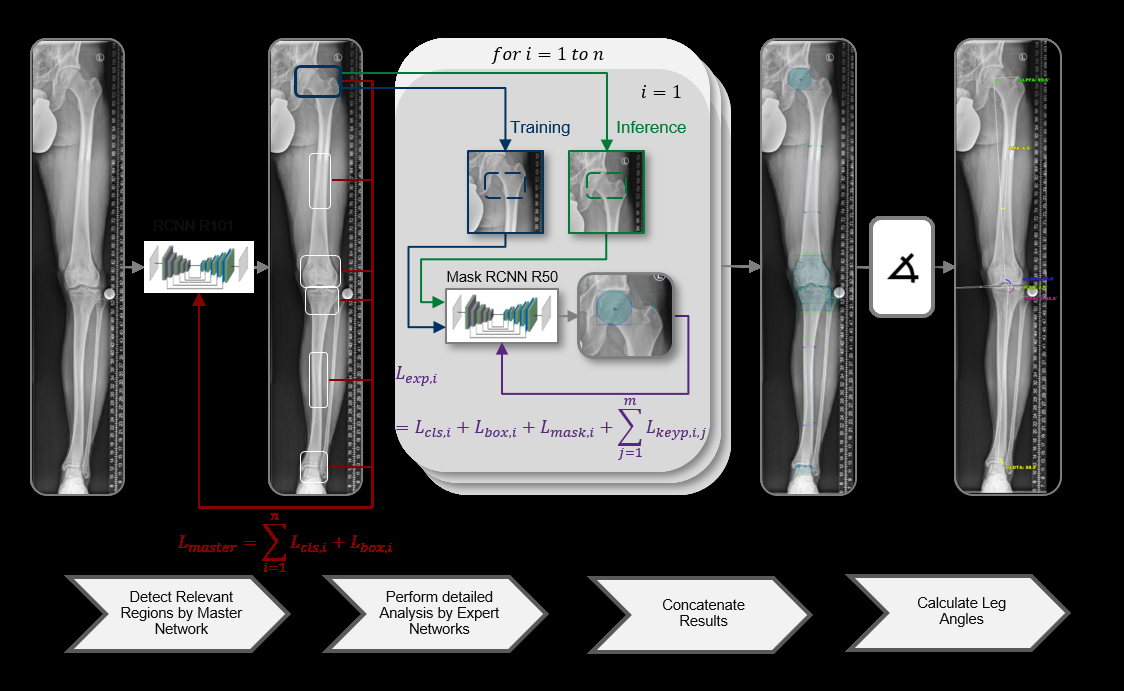
#> input picture architecture.png, 1124 x 691 px
$ python -i number_detection.py   (imports and definitions only)
#> lines starting #> are read from the running program, lines starting #| are printed output that depends on the picture
# %%
from PIL import Image
import cv2
from matplotlib import pyplot as plt
import numpy as np
import pandas as pd
import pytesseract
from pytesseract import Output
from ipywidgets import widgets
import os
from tqdm import tqdm
pytesseract.pytesseract.tesseract_cmd = r'C:\Program Files\Tesseract-OCR\tesseract.exe'

# %%


# [30 lines left out: functions read_img, analyse_img_numbers, not called in this run]


def ocr_analysis(img):
    """analyse the img for numbers and return the factor -> to mm"""
    try:
        fac = perform_analysis(img, vis=False)  # return factor pixel -> cm
        return fac * 10  # pixel -> mm
    except:
        print('error occured on ocr analysis -> no ruler visible')
        return 0.135


def get_grayscale(image):
    img = cv2.cvtColor(image, cv2.COLOR_BGR2GRAY)
    kernel = np.ones((1, 1), np.uint8)
    img = cv2.dilate(img, kernel, iterations=1)
    img = cv2.erode(img, kernel, iterations=1)
    img = cv2.GaussianBlur(img, (3, 3), 0)
    img = cv2.threshold(img, 0, 255, cv2.THRESH_BINARY + cv2.THRESH_OTSU)[1]
    img = cv2.bitwise_not(img)
    return img


def thresholding(image):
    return cv2.threshold(image, 0, 255, cv2.THRESH_BINARY + cv2.THRESH_OTSU)[1]


def canny(image):
    return cv2.Canny(image, 100, 200)


def resize(img, factor, factorx=1.5):
    return cv2.resize(img, (0, 0), fx=factor*factorx, fy=factor)


def perform_analysis(img_org, config='--oem 3 --psm 6 outputbase digits', thresh=80, gray=True, base_factor=0.05, factorx=20, vis=False):
    avaiable_nums = {}
    vis_factor = 0.3
    min_list = 4

    img_anno = resize(img_org, vis_factor, 1)
    end_range = factorx

    for main_facor_idx in range(0, 4):
        factor = base_factor + 0.1 * main_facor_idx
        cur_factor = factor / vis_factor

        if len(list(avaiable_nums.keys())) > min_list:
            continue

        for idx in range(0, end_range, 1):
            if len(list(avaiable_nums.keys())) > min_list:
                continue

            loc_factor_x = 0.3 + 0.1 * idx
            img = resize(img_org, factor, loc_factor_x)
            if gray:
                img = get_grayscale(img)

            gray = not gray

            d = pytesseract.image_to_data(
                img, output_type=Output.DICT, config=config, timeout=2)
            n_boxes = len(d['text'])

            for i in range(n_boxes):
                loc_text = d['text'][i]

                if len(loc_text) < 2:
                    continue

                if '.' in loc_text or ',' in loc_text or '-' in loc_text or ':' in loc_text:
                    continue

                if int(float(d['conf'][i])) > thresh:
                    (x, y, w, h) = (d['left'][i], d['top']
                                    [i], d['width'][i], d['height'][i])
                    x_put = int(x/loc_factor_x)
                    w_put = int(w/loc_factor_x)

                    # further compress on base-factor:
                    x_put = int(x_put / cur_factor)
                    w_put = int(w_put / cur_factor)
                    y_put = int(y / cur_factor)
                    h_put = int(h / cur_factor)

                    if vis:
                        img_anno = cv2.rectangle(
                            img_anno, (x_put, y_put), (x_put + w_put, y_put + h_put), (255, 0, 0), 2)
                        img_anno = cv2.putText(img_anno, d['text'][i], (x_put, y_put), cv2.FONT_HERSHEY_SIMPLEX, fontScale=1, color=(
                            255, 0, 0), thickness=2)

                    if loc_text not in avaiable_nums.keys():
                        avaiable_nums[d['text'][i]] = {
                            'x': x_put,
                            'y': y_put,
                            'w': w_put,
                            'h': h_put,
                            'conf': d['conf'][i],
                        }
                    else:
                        # overwrite if we have a better conf
                        if avaiable_nums[loc_text]['conf'] < d['conf'][i]:
                            avaiable_nums[loc_text]['x'] = x_put
                            avaiable_nums[loc_text]['y'] = y_put
                            avaiable_nums[loc_text]['w'] = w_put
                            avaiable_nums[loc_text]['h'] = h_put
                            avaiable_nums[loc_text]['conf'] = d['conf'][i]

                            if vis:
                                img_anno = cv2.rectangle(
                                    img_anno, (x_put, y_put), (x_put + w_put, y_put + h_put), (0, 255, 0), 2)
                                img_anno = cv2.putText(img_anno, d['text'][i], (x_put, y_put), cv2.FONT_HERSHEY_SIMPLEX, fontScale=1, color=(
                                    0, 255, 0), thickness=2)

    img_factor = get_factor(avaiable_nums)
    if vis:
        img_v = Image.fromarray(img_anno)
        return img_factor, img_v

    return img_factor


# [61 lines left out: functions get_factor, do_all_ocrs, do_ocrs, not called in this run]


# %%
# [6 lines not run here, left out]
    #widgets.interact(do_ocrs, ext_files=ext_files, fname='26903149')


# %%

>>> import cv2
>>> picture = cv2.imread('../architecture.png')
#> picture is the input picture: shape (691, 1124, 3); mean B, G, R 80.8, 80.7, 80.6
>>> result = ocr_analysis(picture)
#> in resize, `return cv2.resize(img, (0, 0), fx=factor*factorx, fy=factor)`:
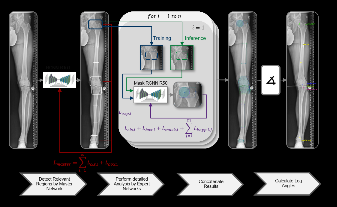
#> returned value: shape (207, 337, 3); mean of channels 0, 1, 2 81.2, 81.1, 81.1; drawn as B, G, R
#> after the loop in perform_analysis, `for main_facor_idx in range(0, 4):`: avaiable_nums = 0 items
#> result = 0.135
